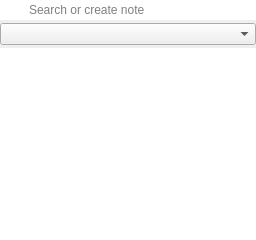
          <widget class="QFrame" name="noteListSubFrame">
           <property name="frameShape">
            <enum>QFrame::Shape::NoFrame</enum>
           </property>
           <property name="frameShadow">
            <enum>QFrame::Shadow::Raised</enum>
           </property>
           <layout class="QVBoxLayout" name="noteListSubFrameLayout">
            <property name="spacing">
             <number>3</number>
            </property>
            <property name="leftMargin">
             <number>0</number>
            </property>
            <property name="topMargin">
             <number>0</number>
            </property>
            <property name="rightMargin">
             <number>0</number>
            </property>
            <property name="bottomMargin">
             <number>0</number>
            </property>
            <item>
             <widget class="LineEdit" name="searchLineEdit">
              <property name="toolTip">
               <string>Search for notes or create new notes by entering text and pressing return</string>
              </property>
              <property name="styleSheet">
               <string notr="true">QLineEdit {
	border: none;
	padding: 2px 5px 2px 27px;
	background-image: url(:/images/search-notes.svg);
	background-repeat: no-repeat;
	background-position: center left;
	margin-right: 0px;
}
</string>
              </property>
              <property name="placeholderText">
               <string>Search or create note</string>
              </property>
              <property name="clearButtonEnabled">
               <bool>true</bool>
              </property>
             </widget>
            </item>
            <item>
             <widget class="ComboBox" name="noteFolderComboBox">
              <property name="toolTip">
               <string>Note folder</string>
              </property>
              <property name="styleSheet">
               <string notr="true"/>
              </property>
              <property name="maxVisibleItems">
               <number>100</number>
              </property>
             </widget>
            </item>
            <item>
             <widget class="QTreeWidget" name="noteTreeWidget">
              <property name="contextMenuPolicy">
               <enum>Qt::ContextMenuPolicy::CustomContextMenu</enum>
              </property>
              <property name="frameShape">
               <enum>QFrame::Shape::NoFrame</enum>
              </property>
              <property name="editTriggers">
               <set>QAbstractItemView::EditTrigger::EditKeyPressed</set>
              </property>
              <property name="selectionMode">
               <enum>QAbstractItemView::SelectionMode::ExtendedSelection</enum>
              </property>
              <property name="rootIsDecorated">
               <bool>false</bool>
              </property>
              <attribute name="headerVisible">
               <bool>false</bool>
              </attribute>
              <column>
               <property name="text">
                <string notr="true">1</string>
               </property>
              </column>
             </widget>
            </item>
           </layout>
          </widget>
